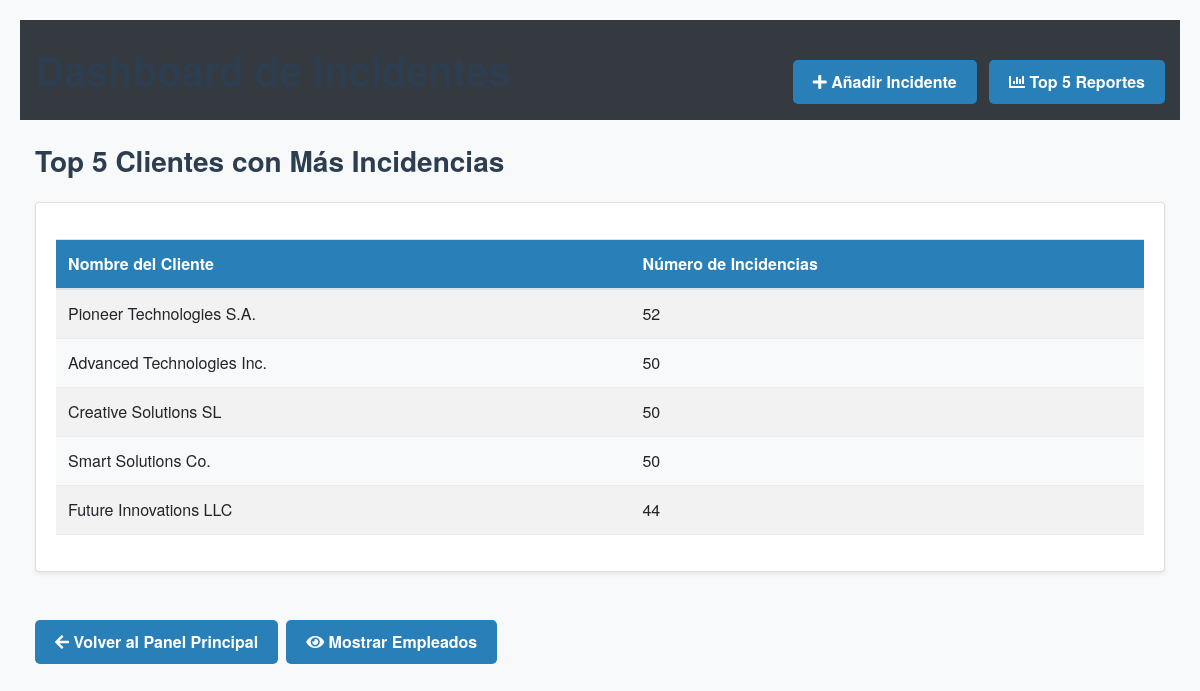
The app's page /top_reportes/5 with its own data.
### tables this page shows
CREATE TABLE cliente (
            id_cliente INTEGER PRIMARY KEY,
            nombre TEXT,
            telefono TEXT,
            provincia TEXT
        );

### app.py (the view, shortened to what this page needs)
@app.route('/top_reportes/<int:x>', defaults={'mostrar_empleados': 'no'})
@app.route('/top_reportes/<int:x>/<mostrar_empleados>')
def top_reportes(x, mostrar_empleados):
    df = get_full_tickets_df()
    client_incidents = df.groupby('id_cliente').size().sort_values(ascending=False).head(x)
    clients_df = get_clientes_df()
    client_dict = dict(zip(clients_df['id_cliente'], clients_df['nombre']))
    client_incidents.index = client_incidents.index.map(lambda x: client_dict.get(x, f"Cliente {x}"))
    top_clientes_list = [
        {'nombre': client_name, 'incidencias': int(count)}
        for client_name, count in client_incidents.items()
    ]
    top_empleados_list = None
    return render_template('top_reportes.html',
                           top_clientes=top_clientes_list,
                           top_empleados=top_empleados_list,
                           x=x,
                           mostrar_empleados=(mostrar_empleados.lower() == 'si'))

### app.py (called while the page is built)
def get_full_tickets_df():
    conn = sqlite3.connect(DB_NAME)
    query = """
        SELECT
            t.id_ticket,
            t.fecha_apertura,
            t.fecha_cierre,
            t.es_mantenimiento,
            t.satisfaccion_cliente,
            t.id_inci,
            t.id_cliente,
            c.id_emp,
            c.fecha AS fecha_contacto,
            c.tiempo
        FROM incidencia_ticket t
        LEFT JOIN contacto c ON t.id_ticket = c.id_ticket
    """
    df = pd.read_sql_query(query, conn)
    conn.close()
    df['fecha_apertura'] = pd.to_datetime(df['fecha_apertura'])
    df['fecha_cierre']   = pd.to_datetime(df['fecha_cierre'])
    df['fecha_contacto'] = pd.to_datetime(df['fecha_contacto'], errors='coerce')
    df['duracion'] = (df['fecha_cierre'] - df['fecha_apertura']).dt.days
    df['tiempo'] = df['tiempo'].fillna(0).astype(float)
    return df

def get_clientes_df():
    conn = sqlite3.connect(DB_NAME)
    df = pd.read_sql_query("SELECT id_cliente, nombre FROM cliente", conn)
    conn.close()
    return df

### templates/top_reportes.html (shortened to what this page needs)
<!DOCTYPE html>
<html lang="es">
<head>
    <link rel="stylesheet" href="https://stackpath.bootstrapcdn.com/bootstrap/4.5.2/css/bootstrap.min.css">
    <link rel="stylesheet" href="https://cdnjs.cloudflare.com/ajax/libs/font-awesome/5.15.4/css/all.min.css">
    <link rel="stylesheet" href="{{ url_for('static', filename='css/styles.css') }}">
</head>
<body>
    <header class="bg-dark text-white py-3">
        <div class="container-fluid">
            <div class="d-flex justify-content-between align-items-center">
                <h1 class="mb-0">Dashboard de Incidentes</h1>
                <div>
                    <a href="{{ url_for('add_incidente') }}" class="btn btn-primary mr-2">
                        <i class="fas fa-plus"></i> Añadir Incidente
                    </a>
                    <a href="{{ url_for('top_reportes', x=5) }}" class="btn btn-info">
                        <i class="fas fa-chart-bar"></i> Top 5 Reportes
                    </a>
                </div>
            </div>
        </div>
    </header>
    <main class="container-fluid py-4">
        <h2 class="display-5 mb-4">Top {{ x }} Clientes con Más Incidencias</h2>
        <div class="card shadow-sm mb-4">
            <div class="card-body">
                <table class="table table-striped">
                    <thead>
                        <tr>
                            <th>Nombre del Cliente</th>
                            <th>Número de Incidencias</th>
                        </tr>
                    </thead>
                    <tbody>
                        {% for cliente in top_clientes %}
                        <tr>
                            <td>{{ cliente.nombre }}</td>
                            <td>{{ cliente.incidencias }}</td>
                        </tr>
                        {% endfor %}
                    </tbody>
                </table>
            </div>
        </div>
        <div class="d-flex justify-content-start">
            <a href="{{ url_for('index') }}" class="btn btn-primary mr-2">
                <i class="fas fa-arrow-left"></i> Volver al Panel Principal
            </a>
            <a href="{{ url_for('top_reportes', x=x, mostrar_empleados='si' if not mostrar_empleados else 'no') }}" class="btn btn-info">
                <i class="fas fa-{{ 'eye' if not mostrar_empleados else 'eye-slash' }}"></i>
                {{ "Mostrar Empleados" if not mostrar_empleados else "Ocultar Empleados" }}
            </a>
        </div>
    </main>
</body>
</html>

### static/css/styles.css (style rules this page uses)
body { font-family: 'Helvetica Neue', Helvetica, Arial, sans-serif; background-color: #f8f9fa; color: #343a40; margin: 0; padding: 20px; }
h1, h2, h3 { color: #2c3e50; margin-bottom: 1rem; }
h1 { font-size: 2.5rem; font-weight: 700; }
h2 { font-size: 1.75rem; font-weight: 600; }
button, .btn { margin-top: 1.5rem; padding: 10px 20px; background-color: #2980b9; color: white; border: none; border-radius: 5px; font-weight: 700; cursor: pointer; transition: background-color 0.3s ease; font-size: 1rem; }
table { width: 100%; border-collapse: collapse; margin-top: 1rem; font-size: 1rem; }
th, td { padding: 12px 15px; border-bottom: 1px solid #e9ecef; text-align: left; }
thead th { background-color: #2980b9; color: white; font-weight: 700; }
tbody tr:nth-child(even) { background-color: #f8f9fa; }
a { color: #2980b9; text-decoration: none; font-weight: 600; }

### records on screen
cliente: nombre "Pioneer Technologies S.A.", incidencias "52"
cliente: nombre "Advanced Technologies Inc.", incidencias "50"
cliente: nombre "Creative Solutions SL", incidencias "50"
cliente: nombre "Smart Solutions Co.", incidencias "50"
cliente: nombre "Future Innovations LLC", incidencias "44"

### other values on screen
{{ x }} "5"
{{ "Mostrar Empleados" if not mostrar_empleados else "Ocultar Empleados" }} "Mostrar Empleados"
